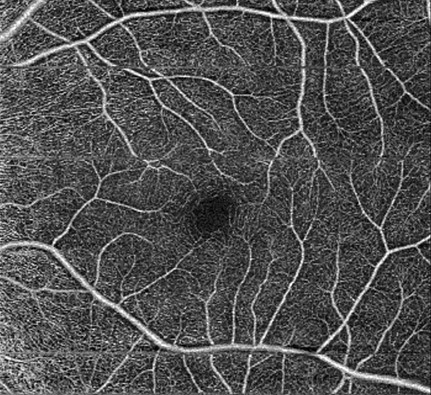
#> input picture Backend/OCTATEST2.png, 431 x 395 px
$ python skeletonized_OCTA_map.py
#> lines starting #> are read from the running program, lines starting #| are printed output that depends on the picture
import numpy as np
from skimage import filters
from skimage.morphology import skeletonize, remove_small_objects
from PIL import Image

filepath = 'OCTATEST2.png'

#function for skeletonizing an OCTA image
def skeletonize_image(filepath):
    #takes filepath and makes it into a PIL image, grayscales, and converts to numpy array
#> called with filepath = 'OCTATEST2.png'
    pillow_image = Image.open(filepath)
#> pillow_image is the input picture: PIL image 431x395 P; min 0, max 255, mean 80.5
    Gray_image = pillow_image.convert('L')
    image_array = np.array(Gray_image)

    #cleans up image, threshold pixel values to be above 100
    image_array = image_array > filters.threshold_otsu(image_array)
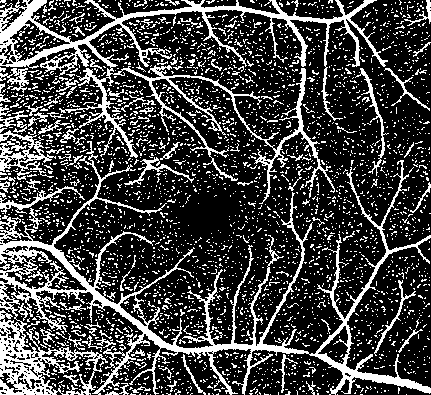
#> image_array: shape (395, 431) bool; 26% white in thin lines or dots

    #create skeletonized map from image
    oct_skeleton_image = skeletonize(image_array)
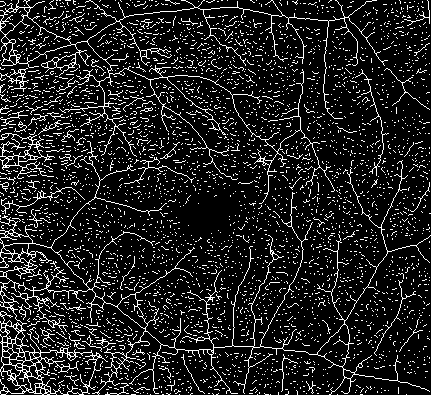
#> oct_skeleton_image: shape (395, 431) bool; 12.5% white in thin lines or dots
    #oct_skeleton_image = remove_small_objects(oct_skeleton_image, min_size=5)
    #changes numpy array to PIL image and then saves the image
    pil_skeleton = Image.fromarray(oct_skeleton_image)
#> pil_skeleton: PIL image 431x395 1; 12.5% white in thin lines or dots

    pil_skeleton.save('skeleton.png')

def perimeter_image(filepath):
#> called with filepath = 'OCTATEST2.png'
    pillow_image = Image.open(filepath)
    Gray_img = pillow_image.convert('L')
    image_array = np.array(Gray_img)


    filtered_img = filters.frangi(image_array)
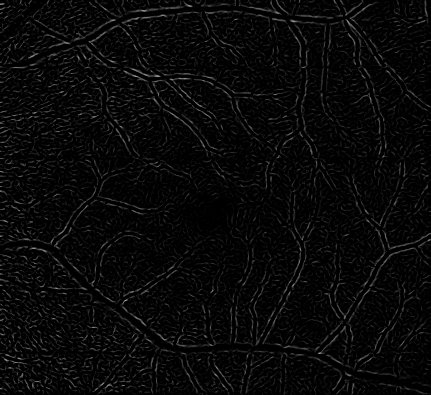
#> filtered_img: shape (395, 431) float64; min 0, max 0.639, mean 0.0345
    perimeter_img = filtered_img * 100000
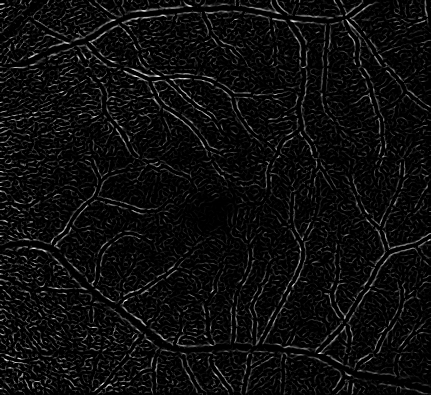
#> perimeter_img: shape (395, 431) float64; min 0, max 63898.7, mean 3450.3; drawn with min black and max white
    perimeter_img = perimeter_img > filters.threshold_otsu(perimeter_img)
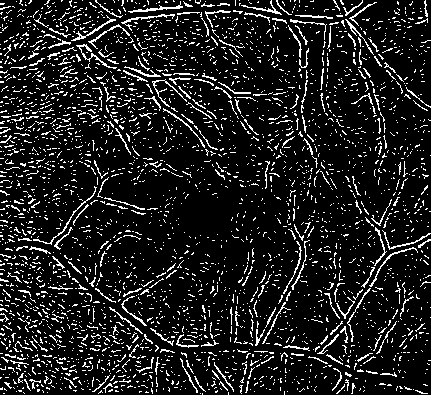
#> perimeter_img: shape (395, 431) bool; 12% white in thin lines or dots
    #perimeter_img = remove_small_objects(perimeter_img, min_size=5)
    perimeter_img = Image.fromarray(perimeter_img)
#> perimeter_img: PIL image 431x395 1; 12% white in thin lines or dots
    perimeter_img = perimeter_img.convert('L')
    perimeter_img.save('perimeter.png')

skeletonize_image(filepath)
perimeter_image(filepath)
